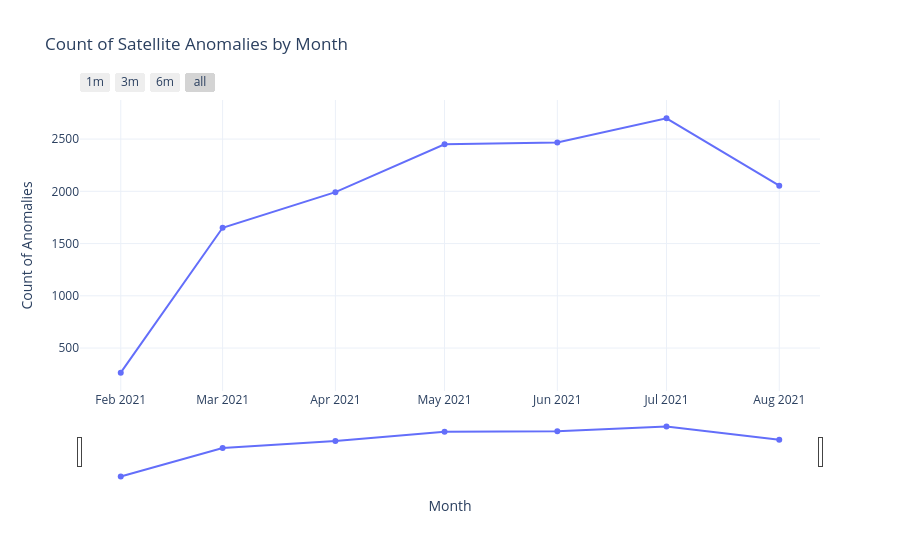

Notebook source saved alongside this figure:
### Markdown cell above
# Step 8: Plot total anomalies by month, then by month and discipline

### Code cell
import plotly.graph_objs as go


# Extract month for grouping
baseline_df['datetime'] = pd.to_datetime(baseline_df['datetime'], errors='coerce')
baseline_df['month'] = baseline_df['datetime'].dt.to_period('M')

# Filter the DataFrame for rows where the anomaly is True
anomalies = baseline_df[s].copy()
print(len(anomalies))

# Group anomalies by month and count occurrences
monthly_anomaly_counts = anomalies.groupby('month').size().reset_index(name='count')

# Convert the period index to datetime for plotting
monthly_anomaly_counts['month'] = monthly_anomaly_counts['month'].dt.to_timestamp()

# Interactive Plotly figure
fig = go.Figure()

# Trace for overall anomalies by month
fig.add_trace(go.Scatter(
    x=monthly_anomaly_counts['month'],
    y=monthly_anomaly_counts['count'],
    mode='lines+markers',
    name='Overall Anomalies'
))

# Plot layout
fig.update_layout(
    title="Count of Satellite Anomalies by Month",
    xaxis=dict(
        title="Month",
        showgrid=True,
        rangeslider=dict(visible=True),  # Add a range slider for zooming
        rangeselector=dict(
            buttons=[
                dict(count=1, label="1m", step="month", stepmode="backward"),
                dict(count=3, label="3m", step="month", stepmode="backward"),
                dict(count=6, label="6m", step="month", stepmode="backward"),
                dict(step="all")
            ]
        )
    ),
    yaxis=dict(
        title="Count of Anomalies",
        showgrid=True
    ),
    legend_title="Anomalies",
    template="plotly_white",
    hovermode="x unified"
)

# Show the plot
fig.show()

### Figure 1 — Plotly figure (JSON) as saved in the notebook; plotly's stock layout.template omitted (floating-point values rounded to 4 significant figures)
{"data": [{"mode": "lines+markers", "name": "Overall Anomalies", "type": "scatter", "x": ["2021-02-01T00:00:00.000000000", "2021-03-01T00:00:00.000000000", "2021-04-01T00:00:00.000000000", "2021-05-01T00:00:00.000000000", "2021-06-01T00:00:00.000000000", "2021-07-01T00:00:00.000000000", "2021-08-01T00:00:00.000000000"], "y": [264, 1651, 1992, 2450, 2467, 2699, 2054]}], "layout": {"hovermode": "x unified", "legend": {"title": {"text": "Anomalies"}}, "title": {"text": "Count of Satellite Anomalies by Month"}, "xaxis": {"rangeselector": {"buttons": [{"count": 1, "label": "1m", "step": "month", "stepmode": "backward"}, {"count": 3, "label": "3m", "step": "month", "stepmode": "backward"}, {"count": 6, "label": "6m", "step": "month", "stepmode": "backward"}, {"step": "all"}]}, "rangeslider": {"visible": true}, "showgrid": true, "title": {"text": "Month"}}, "yaxis": {"showgrid": true, "title": {"text": "Count of Anomalies"}}}}
